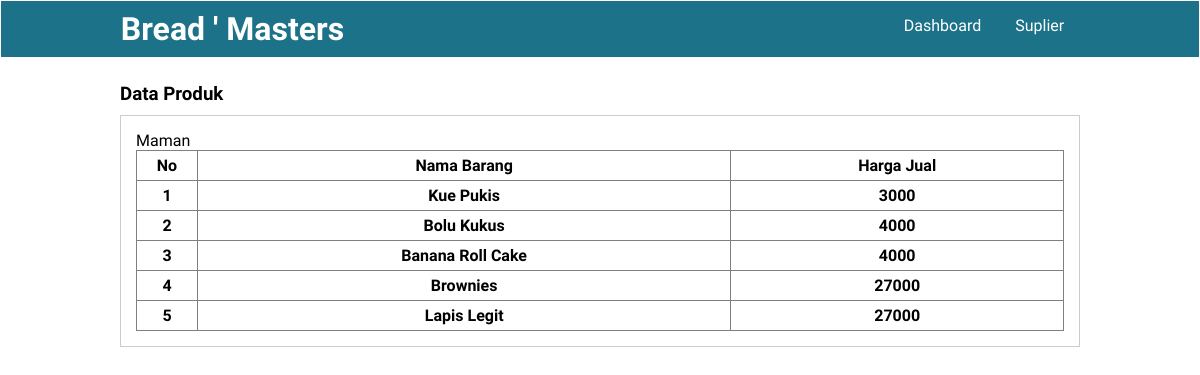
The page /maman.php (signed in) on the database its author committed.
### tables this page shows
CREATE TABLE `maman` (
  `id_barang` int(11) NOT NULL,
  `nama_barang` varchar(255) NOT NULL,
  `harga_beli` int(11) NOT NULL
);

### maman.php (the view, shortened to what this page needs)
<?php
    include "koneksi.php";
    $query = mysqli_query($conn,'SELECT * FROM maman');
?>
<!DOCTYPE html>
<html lang="en">
<head>
    <link rel="stylesheet" href="dekorasi.css">
</head>
<body>
    <header>
        <div class="container">
        <h1><a href="dashboard.php">Bread ' Masters</a></h1>
        <ul>
            <li><a href="dashboard.php">Dashboard</a></li>
            <li><a href="data_suplier.php">Suplier</a></li>
        </ul>
        </div>
    </header>
    <div class="section">
        <div class="container">
            <h3>Data Produk</h3>
            <div class="box">
                <th>Maman</th>
                <table border="1" cellspacing="0" class="table">
                    <thead>
                        <tr>
                            <th width="60px">No</th>
                            <th>Nama Barang</th>
                            <th>Harga Jual</th>
                        </tr>
                    </thead>
                    <tbody>
                    <?php
                    $no = 1;
                    while($maman = mysqli_fetch_assoc($query)):?>
                        <tr>
                        <th><?php echo $no++ ?></th>
                        <th><?php echo $maman ["nama_barang"] ?></th>
                        <th><?php echo $maman ["harga_beli"] ?></th>
                        </tr>
                    <?php endwhile ?>
</tbody>
</body>
</html>

### dekorasi.css (style rules this page uses)
* { padding: 0; margin: 0; font-family: 'quicksand', sans-serif; }
a { color: inherit; text-decoration: none; }
body { background-color: #fff }
header { border: 1px solid; background-color: #1c7289; color: #fff; }
header h1 { float: left; padding: 9px 0; }
header ul { float: right; }
header ul li { display: inline-block; }
header ul li a { padding: 15px; display: inline-block; }
.container { width: 80%; margin: 0 auto; }
.container:after { content: ''; display: block; clear: both; }
.section { padding: 25px 0; }
.box { background-color: #fff; border: 1px solid #ccc; padding: 15px; box-sizing: border-box; margin: 10px 0 25px 0; }
.box:after { content: ''; display: block; clear: both; }
.table { width: 100%; border-collapse: collapse; }
.table tr { height: 30px; }

### rows shown on the page
maman: nama_barang "Kue Pukis", harga_beli "3000"
maman: nama_barang "Bolu Kukus", harga_beli "4000"
maman: nama_barang "Banana Roll Cake", harga_beli "4000"
maman: nama_barang "Brownies", harga_beli "27000"
maman: nama_barang "Lapis Legit", harga_beli "27000"
